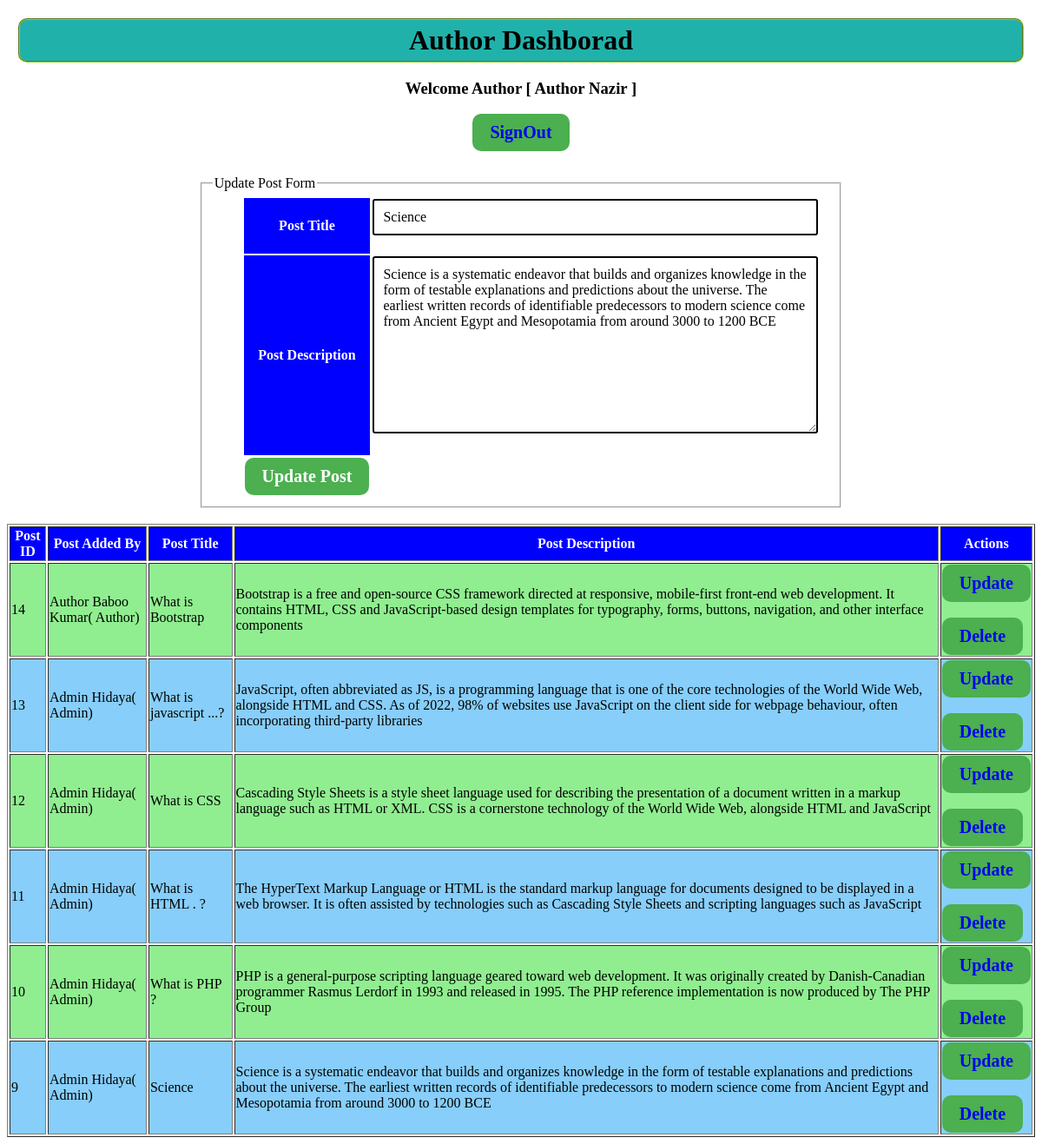
The app's page /author/index.php?post_id=9 (signed in) with its own data.
### tables this page shows
CREATE TABLE `posts` (
  `post_id` int(11) NOT NULL AUTO_INCREMENT,
  `added_by_user_role_id` int(11) DEFAULT NULL,
  `post_title` text DEFAULT NULL,
  `post_description` longtext DEFAULT NULL,
  `is_active` enum('Active','Inactive') DEFAULT 'Active',
  PRIMARY KEY (`post_id`),
  KEY `author_user_role_id` (`added_by_user_role_id`),
  CONSTRAINT `posts_ibfk_1` FOREIGN KEY (`added_by_user_role_id`) REFERENCES `user_role` (`user_role_id`) ON DELETE CASCADE ON UPDATE CASCADE
);

CREATE TABLE `users` (
  `user_id` int(11) NOT NULL AUTO_INCREMENT,
  `full_name` varchar(100) DEFAULT NULL,
  `gender` enum('Female','Male') DEFAULT 'Male',
  `user_email` varchar(100) DEFAULT NULL,
  `user_password` text DEFAULT NULL,
  `is_active` enum('Active','Inactive') DEFAULT 'Active',
  PRIMARY KEY (`user_id`)
);

CREATE TABLE `roles` (
  `role_id` int(11) NOT NULL AUTO_INCREMENT,
  `role_type` varchar(100) DEFAULT NULL,
  PRIMARY KEY (`role_id`)
);

### author/index.php (the view, shortened to what this page needs)
<!DOCTYPE html>
<html>
<head>
</head>
<body>
	<?php
	require_once 'manage_posts.php';
	$posts = getAllPosts();
	?>
	<center>
		<div id="header">
			<h1>Author Dashborad</h1>
			<h3>Welcome Author [
				<?php
				echo $_SESSION['user']['full_name'];
				?>
				]</h3>
			<button><a style="text-decoration:none" href="../logout_users.php">SignOut</a></button>
		</div>
		<?php
		if (isset($_GET['post_id'])) {
			EditFormPost("post_process.php", "POST", $_GET['post_id']);
		} else {
			AddFormPost("post_process.php", "POST");
		}
		?>
		<table id="post" border="1" width="100%">
			<tr>
				<th>Post ID</th>
				<th>Post Added By</th>
				<th>Post Title</th>
				<th>Post Description</th>
				<th>Actions</th>
			</tr>
			<?php
			if ($posts->num_rows > 0) {
				while ($post = mysqli_fetch_assoc($posts)) {
			?>
					<tr>
						<td>
							<?php echo $post['post_id']; ?>
						</td>
						<td>
							<?php
							echo getUserFullNameByUserRoleId($post['added_by_user_role_id']);
							?>
						</td>
						<td>
							<?php echo $post['post_title']; ?>
						</td>
						<td>
							<?php echo $post['post_description']; ?>
						</td>
						<td>
							<button><a style="text-decoration: none;" href="index.php?post_id=<?php echo $post['post_id']; ?>">
									Update
								</a></button>
							<br> <br>
							<button><a style="text-decoration: none;" href="javascript:void(0)" post_id="<?php echo $post['post_id']; ?>" onclick="deletePost(this)">
									Delete
								</a></button>
						</td>
					</tr>
				<?php
				}
			}
			?>
		</table>
	</center>
</body>
</html>

### author/manage_posts.php (shortened to what this page needs)
<?php
require_once '../require/connection.php';
function getAllPosts()
{
    global $connection;
    $query = "SELECT * FROM posts ORDER BY `posts`.`post_id` DESC";
    $res = mysqli_query($connection, $query);
    return $res;
}
function getUserFullNameByUserRoleId($user_role_id)
{
    global $connection;
    $query = "SELECT `roles`.`role_type`, `users`.`full_name` FROM `users`
		INNER JOIN `user_role` ON `users`.`user_id` = `user_role`.`user_id`
		INNER JOIN `roles` ON `user_role`.`role_id` = `roles`.`role_id`
		WHERE `user_role`.`user_role_id` = $user_role_id";
    $res = mysqli_query($connection, $query);
    $data = mysqli_fetch_assoc($res);
    return $data['full_name'] . "( " . $data['role_type'] . ")";
}
?>
<?php
function getPostByPostId($post_id)
{
    global $connection;
    $query = "SELECT * FROM `posts` WHERE `posts`.`post_id` = $post_id";
    $res = mysqli_query($connection, $query);
    $data = mysqli_fetch_assoc($res);
    return $data;
}
function EditFormPost($action = "", $method = "GET", $post_id)
{
    $data = getPostByPostId($post_id);
?>
    <br />
    <fieldset style="width: 60%">
        <legend>Update Post Form</legend>
        <form action="<?php echo $action; ?>" method="<?php echo $method; ?>">
            <table>
                <tr>
                    <th>Post Title</th>
                    <td>
                        <input type="text" name="post_title" required value="<?php echo $data['post_title']; ?>">
                    </td>
                </tr>
                <tr>
                    <th>Post Description</th>
                    <td>
                        <textarea cols="50" rows="10" name="post_desc" required><?php echo $data['post_description']; ?></textarea>
                    </td>
                </tr>
                <tr>
                    <td align="center">
                        <input style=" background-color: #4CAF50;
			color: white;
			padding: 10px 20px;
			border: none;
			border-radius: 3px;
			font-size: 20px;
			cursor: pointer;
			border-radius: 10px;
			font-weight: bold; " type="submit" name="update_post" value="Update Post">
                    </td>
                </tr>
            </table>
        </form>
    </fieldset>
    <br />
<?php
}
?>

### author/index.php (style rules this page uses)
#header { padding: 10px; height: auto; text-align: center; }
table tr th { background-color: blue; color: white; }
button { background-color: #4CAF50; color: white; padding: 10px 20px; border: none; border-radius: 3px; font-size: 20px; cursor: pointer; border-radius: 10px; font-weight: bold; }
input[type="text"], textarea { width: 100%; padding: 10px; margin-bottom: 20px; border: 2px solid black; border-radius: 3px; font-size: 16px; }
* { font-family: serif; }
h1 { font-family: cursive; background-color: lightseagreen; border-radius: 10px; border: 2px groove yellowgreen; padding: 5px; margin: 3px; }
#post tr:nth-child(even) { background-color: lightgreen; }
#post tr:nth-child(odd) { background-color: lightskyblue; }

### records on screen
posts: post_title "Science", post_desc "Science is a systematic endeavor that builds and organizes knowledge in the form of testable explanations and predictions about the universe. The earliest written records of identifiable predecessors to modern science come from Ancient Egypt and Mesopotamia from around 3000 to 1200 BCE", post_id "9", added_by_user_role.role_type "Admin Hidaya( Admin)", post_description "Science is a systematic endeavor that builds and organizes knowledge in the form of testable explanations and predictions about the universe. The earliest written records of identifiable predecessors to modern science come from Ancient Egypt and Mesopotamia from around 3000 to 1200 BCE"
posts: post_id "14", added_by_user_role.role_type "Author Baboo Kumar( Author)", post_title "What is Bootstrap", post_description "Bootstrap is a free and open-source CSS framework directed at responsive, mobile-first front-end web development. It contains HTML, CSS and JavaScript-based design templates for typography, forms, buttons, navigation, and other interface components"
posts: post_id "13", added_by_user_role.role_type "Admin Hidaya( Admin)", post_title "What is javascript ...?", post_description "JavaScript, often abbreviated as JS, is a programming language that is one of the core technologies of the World Wide Web, alongside HTML and CSS. As of 2022, 98% of websites use JavaScript on the client side for webpage behaviour, often incorporating third-party libraries"
posts: post_id "12", added_by_user_role.role_type "Admin Hidaya( Admin)", post_title "What is CSS", post_description "Cascading Style Sheets is a style sheet language used for describing the presentation of a document written in a markup language such as HTML or XML. CSS is a cornerstone technology of the World Wide Web, alongside HTML and JavaScript"
posts: post_id "11", added_by_user_role.role_type "Admin Hidaya( Admin)", post_title "What is HTML . ?", post_description "The HyperText Markup Language or HTML is the standard markup language for documents designed to be displayed in a web browser. It is often assisted by technologies such as Cascading Style Sheets and scripting languages such as JavaScript"
posts: post_id "10", added_by_user_role.role_type "Admin Hidaya( Admin)", post_title "What is PHP ?", post_description "PHP is a general-purpose scripting language geared toward web development. It was originally created by Danish-Canadian programmer Rasmus Lerdorf in 1993 and released in 1995. The PHP reference implementation is now produced by The PHP Group"

### other values on screen
$_SESSION['user']['full_name'] "Author Nazir"
